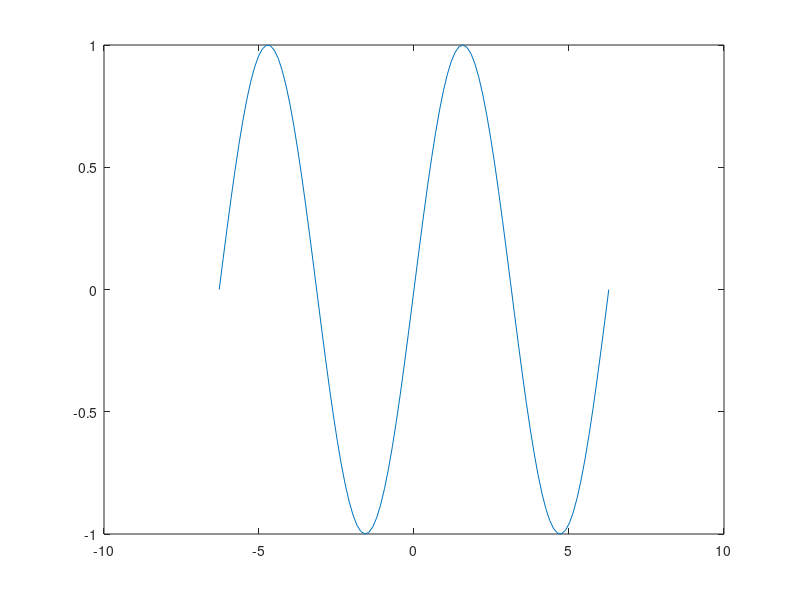

This figure's MATLAB source: (Note: this script raises an error after producing the figure.)
%%%%%%%%%%%%%%%%%%%%%%%%%%%%%%%%%%%%%%%%%%%%%%%%%%%%%%%%%%%%%%%%%%%%%%%%%%
% Assignment 1: Matlab Scavenger Hunt and HelloWorld
%
% Submitted by: Chris Curran
%
% Due: September 8, 2016
%
% Instructions: 

% There are two parts to this assignment. Part 1 deals with using the
% Matlab documentation to answer some questions or perform some tasks. Part
% 2 involves you writing your very first Matlab program!!

% Please write all of your responses in the following .mfile.
% If there are comments after the question (as in question 2) please 
% write your answer inside those comments. If there are not comments
% please write your answer with correct matlab syntax. 
%
%%%%%%%%%%%%%%%%%%%%%%%%%%%%%%%%%%%%%%%%%%%%%%%%%%%%%%%%%%%%%%%%%%%%%%%%%%

%%%%%%%%%%%%%%%%%%%%%%% Part 1  %%%%%%%%%%%%%%%%%%%%%%%%%%%%%%%%%%

% 1. Set the url of the matlab documentation to a variable called helpURL

helpURL = 'http://www.mathworks.com/help/matlab/';


% 2. What does the command 'clear all' do?
%
% Answer: "clear ALL" removes all variables, globals, functions and MEX links.
%


% 3. What function would you use to take the average of the following
% numbers [1 7 21 32 67 32453]? Store your answer in a variable called
% averageAnswer.

% Answer: I would use the function "mean" to take the average of the numbers above

% Create variable for numbers and then find average of [1 7 21 32 67 32453]
part3nums = [1 7 21 32 67 32453];
part3avg = mean(part3nums);



% 4. What command would you type to see a list of all installed toolboxes?

% Answer: I would use the command "ver" to see a list of all installed toolboxes


% 5. What command would return a list of all of the available functions in 
% the image processing toolbox? 

% Answer: "help images"


% 6. On the line below figure (line 44), write a command to draw a graph of 
% x and y. 

x = linspace(-2*pi,2*pi);
y = sin(x);

figure
plot(x,y)        %<- command goes here

        

% 7. Find a function that performs a statistical test you've seen used
% in a journal article (there are many possible answers to this). 

%
% Answer: ttest2    This is a two-sample t-test
%

% 8. What are the 2 major types of loops that MATLAB supports? What is the
% difference between them?

%
% Answer: for loops and while loops
%           The difference between them is that for loops are useful when the number of iterations that a condition is run is known,
%           whereas a while loop is useful when the number of iterations is unknown and will continue as long as the while statement is true.
% 


% 9. What does NaN stand for? Give an example of when you would get NaN as
% an answer. 
% 
%
% Answer: NaN means not a number. These values result from operations which have undefined numerical results.
%           An example of when you get this would be when you perform an
%           arithmatic expression on a NaN, such as 5*NaN.
%


% 10. The following code snippet executes but contains an error (we don't
% get a useful answer). See if you can use the documentation to fix the 
% error to get the sum of the numbers in A. Do not change or remove 
% any of the values in A.

A = [1 2 3 2 1 NaN 1 2 3 NaN];
S = nansum(A)


% 11. I used to love playing the game minesweeper. Is there a way that I
% could play a similar game on Matlab? Write the command that would launch
% the game if so. 
xpbombs



% 12. What happens if you type why and hit enter in the command window?
% Repeat this a few times and copy your result below (Make sure everything
% commented out).

%
% Answer: the command why outputs randomly generated responses such as the sequence below:
%
% >> why
% Don't you have something better to do?
% >> why
% The bald and tall and young and terrified and not very rich and not very tall and not very young and very rich and tall and young and terrified system manager knew it was a good idea.
% >> why
% Mara obeyed some engineer.
% >> why
% For the approval from Pete.
% >> why
% Penny knew it was a good idea.



%%%%%%%%%%%%%%%%%%%%%%%%%%  Part 2: Hello World %%%%%%%%%%%%%%%%%%%%%%%%%%

% Write some code that will print the string 'Hello World' to the screen. 
% There are several ways that you could do this. For an extra challenge, 
% make your program able to take text input from the user and output 
% whatever they input. (For ease of running and executing your solution,
% you should comment all the lines of code from Part 1. Just make sure you
% remove the comments before you submit.) 

%%% Enter the code for your program below this line

disp('Hello World')

UserInput = inputdlg('Type something here to satisfy the desires of your heart:')



%%%%% When you have completed everything, type the following two commands
%%%%% (without comments) into your command window. 

load handel
sound(y, Fs)